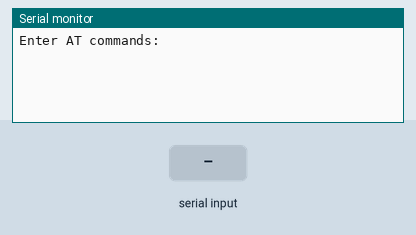
The sketch below on a simulated Arduino Uno, built with avr-gcc and run on an emulated ATmega328P. Parts: the last lines printed to the serial monitor. The test bench sets the inputs (shaded band).

Above: at 1.2 s.
1.3 s: "1" received over the second serial link
At 2.0 s:
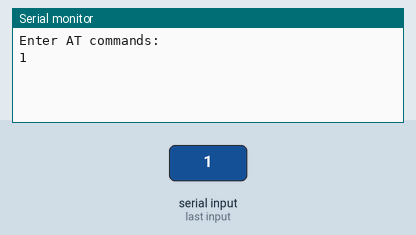
2.8 s: "0" received over the second serial link
At 3.2 s:
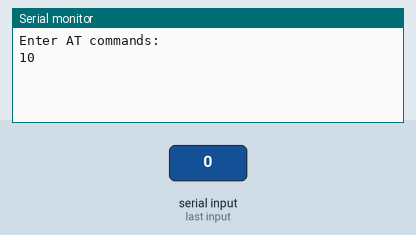

The sketch:

athc06-uno.ino
```cpp
/*
 * HC-06 AT Mode for Arduino UNO
 * Uses SoftwareSerial for Rx/Tx
 * Arduino Rx connected to HC-06 Tx
 * Arduino Tx connected to HC-06 Rx
 *
 * Serial Monitor: No Line Ending
 *
 * HC-06 common commands:
 * AT               OK
 * AT+NAME<name>    Set device name (e.g., AT+NAMEPhoenix)
 * AT+VERSION       Returns device version
 * AT+BAUD<number>  Set device Baud rate (e.g., AT+BAUD4)
 *                  1 -  1200, 2 -  2400, 3 -  4800, 4 -   9600
 *                  5 - 19200, 6 - 38400, 7 - 57600, 8 - 115200
 * AT+PN            Set no parity
 * AT+PO            Set odd parity
 * AT+PE            Set even parity
 * AT+PIN<pin>      Set device password (e.g., AT+PIN1465)
 */

#define RX 6  // RX of bluetooth module goes to 7 on board
#define TX 7  // TX of bluetooth module goes to 6 on board

#define BAUDHC06 9600
#define BAUDHC05 38400

#include <SoftwareSerial.h>
SoftwareSerial BTSerial(RX, TX);

void setup() {
  Serial.begin(9600);

  while (!Serial)
    ;

  Serial.println("Enter AT commands:");
  BTSerial.begin(BAUDHC06);
}

void loop() {
  // Keep reading from HC-06 and send to Arduino
  // Serial Monitor
  if (BTSerial.available()) {
    Serial.write(BTSerial.read());
  }

  // Keep reading from Arduino Serial Monitor
  //  and send to HC-06
  if (Serial.available()) {
    BTSerial.write(Serial.read());
  }
}
```

Measured:
- after the input at 1.3 s, the serial monitor: prints a new line at once (image 1)
- after the input at 2.8 s, the serial monitor: prints a new line at once (image 2)
